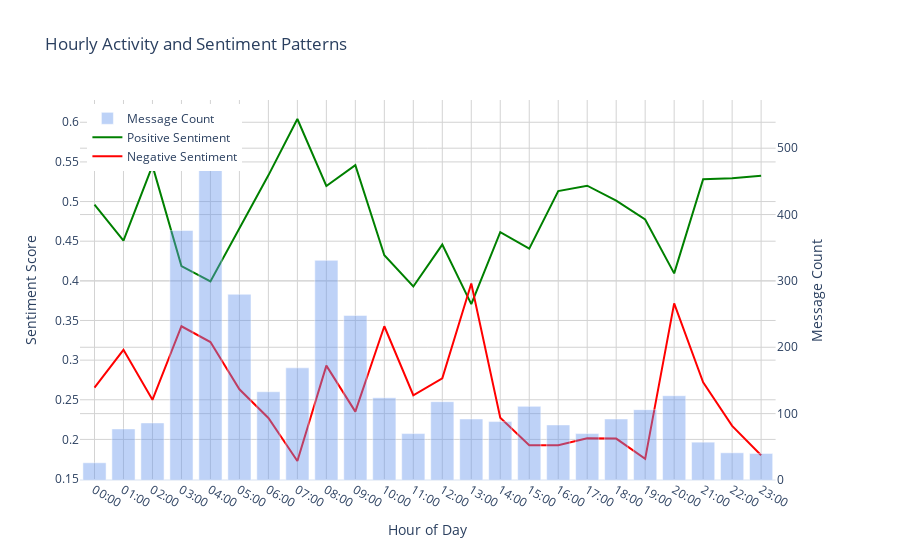

Notebook source saved alongside this figure:
### Code cell
# Create and display the plots
sentiment_fig = analyzer.plot_detailed_sentiment_trends()
hourly_fig = analyzer.plot_detailed_hourly_patterns()

hourly_fig.show()

### Figure 1 — Plotly figure (JSON) as saved in the notebook; plotly's stock layout.template omitted (floating-point values rounded to 4 significant figures)
{"data": [{"marker": {"color": "rgba(100, 149, 237, 0.6)"}, "name": "Message Count", "opacity": 0.7, "type": "bar", "x": [0, 1, 2, 3, 4, 5, 6, 7, 8, 9, 10, 11, 12, 13, 14, 15, 16, 17, 18, 19, 20, 21, 22, 23], "xaxis": "x", "y": [26, 77, 86, 376, 544, 280, 133, 169, 331, 248, 124, 70, 118, 92, 88, 111, 83, 70, 92, 106, 127, 57, 41, 40], "yaxis": "y2"}, {"line": {"color": "green", "width": 2}, "name": "Positive Sentiment", "type": "scatter", "x": [0, 1, 2, 3, 4, 5, 6, 7, 8, 9, 10, 11, 12, 13, 14, 15, 16, 17, 18, 19, 20, 21, 22, 23], "y": [0.4962, 0.4506, 0.5453, 0.4187, 0.3993, 0.4668, 0.5331, 0.6041, 0.5196, 0.546, 0.4323, 0.3929, 0.4458, 0.3707, 0.4614, 0.4405, 0.5133, 0.52, 0.5011, 0.4774, 0.4094, 0.5281, 0.5293, 0.5325]}, {"line": {"color": "red", "width": 2}, "name": "Negative Sentiment", "type": "scatter", "x": [0, 1, 2, 3, 4, 5, 6, 7, 8, 9, 10, 11, 12, 13, 14, 15, 16, 17, 18, 19, 20, 21, 22, 23], "y": [0.2654, 0.313, 0.25, 0.3427, 0.3228, 0.2632, 0.2271, 0.1728, 0.2931, 0.2351, 0.3427, 0.2557, 0.2771, 0.3967, 0.2273, 0.1928, 0.1928, 0.2014, 0.2011, 0.1755, 0.3717, 0.2719, 0.2171, 0.18]}], "layout": {"autosize": true, "hovermode": "x unified", "legend": {"x": 0.01, "xanchor": "left", "y": 0.99, "yanchor": "top"}, "showlegend": true, "title": {"text": "Hourly Activity and Sentiment Patterns"}, "xaxis": {"anchor": "y", "autorange": true, "domain": [0, 0.94], "gridcolor": "lightgray", "range": [-0.5, 23.5], "tickmode": "array", "ticktext": ["00:00", "01:00", "02:00", "03:00", "04:00", "05:00", "06:00", "07:00", "08:00", "09:00", "10:00", "11:00", "12:00", "13:00", "14:00", "15:00", "16:00", "17:00", "18:00", "19:00", "20:00", "21:00", "22:00", "23:00"], "tickvals": [0, 1, 2, 3, 4, 5, 6, 7, 8, 9, 10, 11, 12, 13, 14, 15, 16, 17, 18, 19, 20, 21, 22, 23], "title": {"text": "Hour of Day"}, "type": "linear"}, "yaxis": {"anchor": "x", "autorange": true, "domain": [0, 1], "gridcolor": "lightgray", "range": [0.1488, 0.6281], "title": {"text": "Sentiment Score"}, "type": "linear"}, "yaxis2": {"anchor": "x", "autorange": true, "gridcolor": "lightgray", "overlaying": "y", "range": [0, 572.6], "side": "right", "title": {"text": "Message Count"}, "type": "linear"}}}
